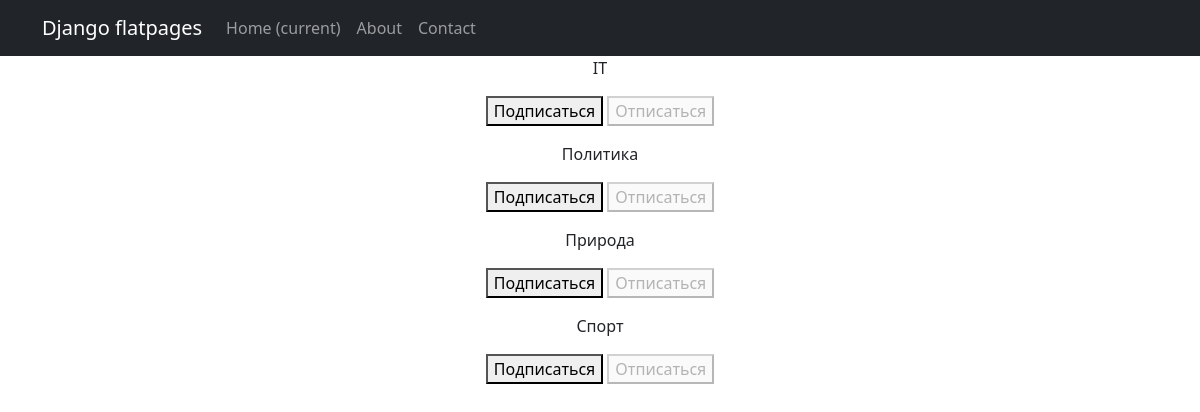
Page /subscriptions/ (signed in) on the committed database.
### APP_NewsPortal/models.py (models this page shows, shortened)
class Category(models.Model):
    name = models.CharField(max_length=64, unique=True)
    subscribers = models.ManyToManyField(User, related_name='categories')

### APP_NewsPortal/views.py (the view, shortened to what this page needs)
# urls.py: path('subscriptions/', subscriptions, name='subscriptions'),
@login_required
@csrf_protect
def subscriptions(request):
    categories_with_subscriptions = Category.objects.annotate(
        user_subscribed=Exists(
            Subscription.objects.filter(
                user=request.user,
                category=OuterRef('pk'),
            )
        )
    ).order_by('name')
    return render(
        request,
        'subscriptions.html',
        {'categories': categories_with_subscriptions},
    )

### templates/subscriptions.html (shortened to what this page needs)
{% extends 'flatpages/default.html' %}
{% block content %}
    {% for category in categories  %}
        <p>
            {{ category.name }}
            <form method="post">
                {% if category.user_subscribed %}
                    <button disabled>Подписаться</button>
                    <button name="action" value="unsubscribe">Отписаться</button>
                {% else %}
                    <button name="action" value="subscribe">Подписаться</button>
                    <button disabled>Отписаться</button>
                {% endif %}
            </form>
        </p>
    {% endfor %}
{% endblock content %}

### rows in the picture
Category: name "IT", shows "Подписаться"
Category: name "Политика", shows "Подписаться"
Category: name "Природа", shows "Подписаться"
Category: name "Спорт", shows "Подписаться"
